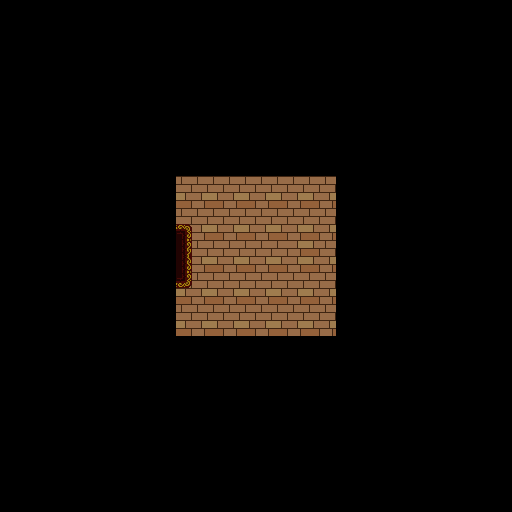

Rendered tile map (Tiled .tmx) drawn with the repository's tilesets; below, a short description and the map source with its tile grids summarised:
An orthogonal 32x32 tile map with 16x16 px tiles, 3 tile layers (Floor, Doors, Walls), 3 tilesets and 5 objects.

<map version="1.4" tiledversion="1.4.1" orientation="orthogonal" renderorder="right-down" width="32" height="32" tilewidth="16" tileheight="16" infinite="0" nextlayerid="7" nextobjectid="7">
 <tileset firstgid="1" name="tile_indoors" tilewidth="16" tileheight="16" tilecount="132" columns="11">
  <image source="tile_indoors.png" trans="ffffff" width="176" height="192" />
 </tileset>
 <tileset firstgid="133" name="tile_terrain" tilewidth="16" tileheight="16" tilecount="4096" columns="64">
  <image source="tile_terrain.png" width="1024" height="1024" />
 </tileset>
 <tileset firstgid="4229" source="objects.tsx" />
 <layer id="1" name="Floor" width="32" height="32">
  <properties>
   <property name="tilesheet" value="terrain" />
  </properties>
  <data>[1024 cells, 1024 non-empty, 5 distinct tile ids]</data>
 </layer>
 <layer id="2" name="Doors" width="32" height="32">
  <properties>
   <property name="tilesheet" value="indoors" />
  </properties>
  <data>[1024 cells, 4 non-empty, 4 distinct tile ids]</data>
 </layer>
 <objectgroup id="6" name="Interactions">
  <object id="2" x="175" y="224" width="16" height="64">
   <properties>
    <property name="goToMap" value="startingArea_tmx" />
    <property name="goToX" type="int" value="190" />
    <property name="goToY" type="int" value="54" />
    <property name="isDoor" type="bool" value="true" />
   </properties>
  </object>
  <object id="3" x="272.568" y="207.924" width="23.7273" height="22.5455">
   <properties>
    <property name="isBook" type="bool" value="true" />
    <property name="text">Maurice's Diary: 
 Day 12: 
 I have been trying to escape from this place for far too long 
 now. So i decided that i would write a diary to distract myself 
 and to register any useful data. 
 Day 302: 
 Even though i feel every day will be my last, I have not 
 lost hope yet, there's gotta be a way out 
 Day ???: 
 I adopted a pet today: Rocky. It's a very friendly rock, never 
 imagined they could talk amarite? Anyways tomorrow we 
 are gonna try taking a lava bath.</property>
    <property name="textGuide">To use the BAGPIPE, press x, and it will stun all enemies in 
 your way (careful with its cooldown) 
 Works on ghosts and spiders.</property>
   </properties>
  </object>
  <object id="4" x="205.189" y="183.25" width="44.2045" height="59.0909">
   <properties>
    <property name="hasItem" value="bagpipe" />
    <property name="isNPC" type="bool" value="true" />
    <property name="text">Congratulations! You found a BAGPIPE in 
 Maurice's rotten body</property>
   </properties>
  </object>
  <object id="5" gid="4232" x="214.25" y="225.75" width="40" height="35">
   <properties>
    <property name="sprite" value="skeleton2nobackg" />
   </properties>
  </object>
  <object id="6" gid="4230" x="276.25" y="225.25" width="17" height="14">
   <properties>
    <property name="sprite" value="book2nobackg" />
   </properties>
  </object>
 </objectgroup>
 <layer id="4" name="Walls" width="32" height="32">
  <properties>
   <property name="cannotPass" type="bool" value="true" />
   <property name="tilesheet" value="terrain" />
  </properties>
  <data>[1024 cells, 44 non-empty, 1 distinct tile ids]</data>
 </layer>
</map>
